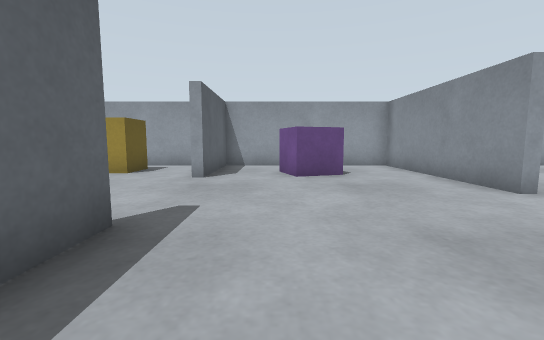
View 1 (above)

18 first-person views from a walk through a robot-simulator world made for Gazebo. The camera is 0.46 m above the floor, tilts 6° down and sees 90° across. The floor is counted in squares, 0.5 m on a side. Each view is taken from the middle of a square. On the plan, view 1 faces up. The plan holds only what a view shows up to about 11 squares ahead; the rest is blank. The place goes on beyond the plan.

View 2
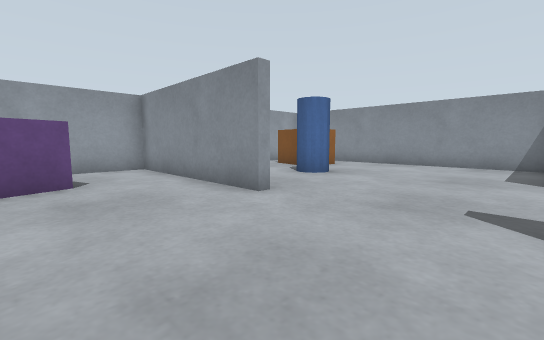

View 3
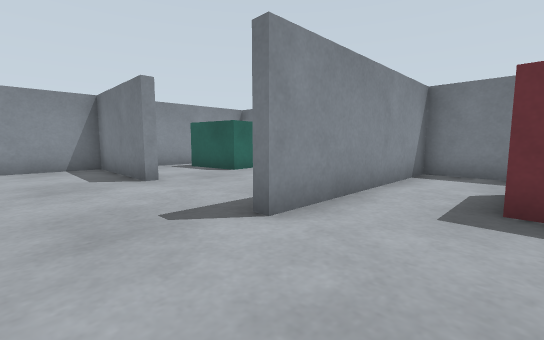

View 4
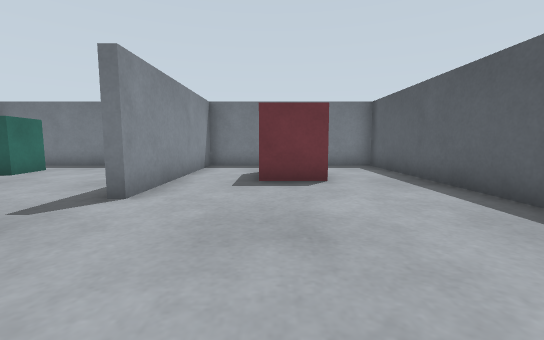

View 5
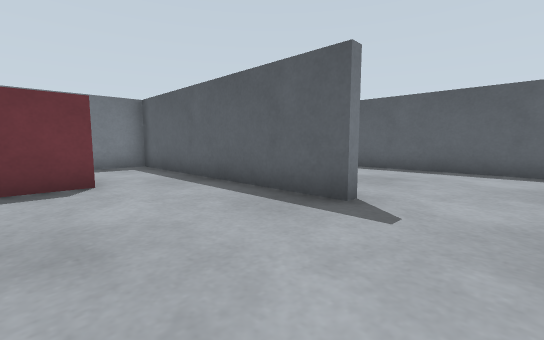

View 6
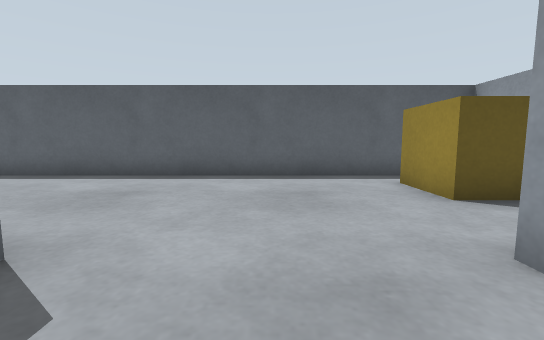

View 7
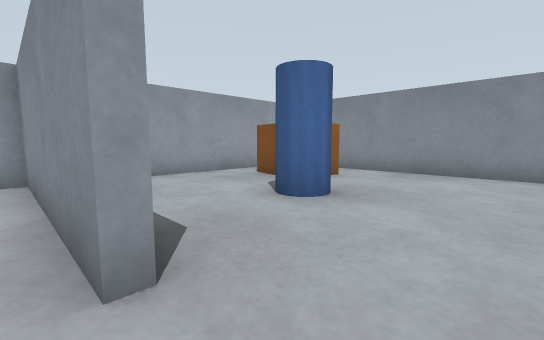

View 8
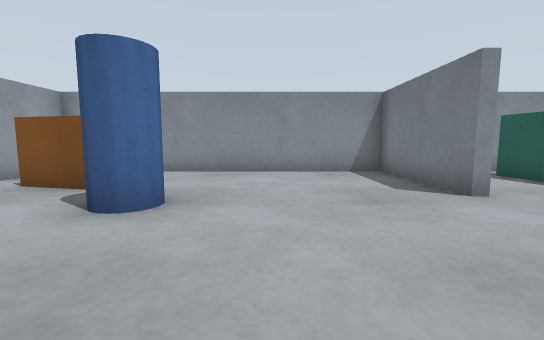

View 9
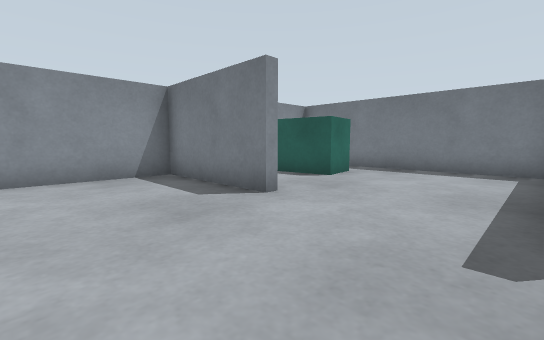

View 10
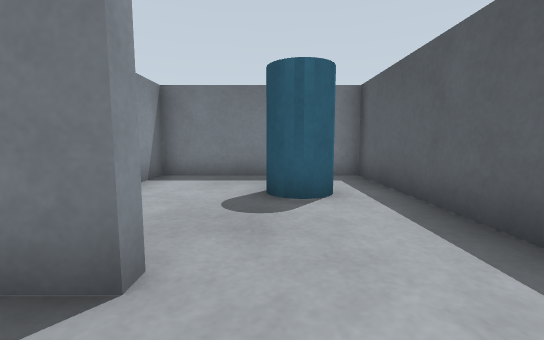

View 11
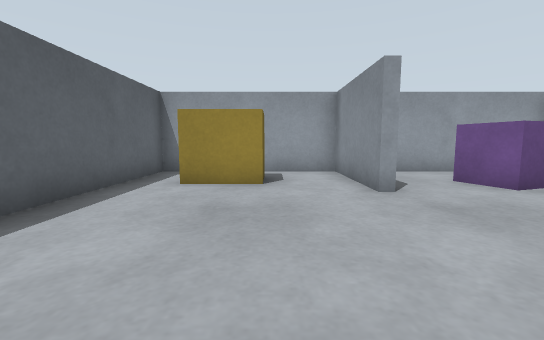

View 12
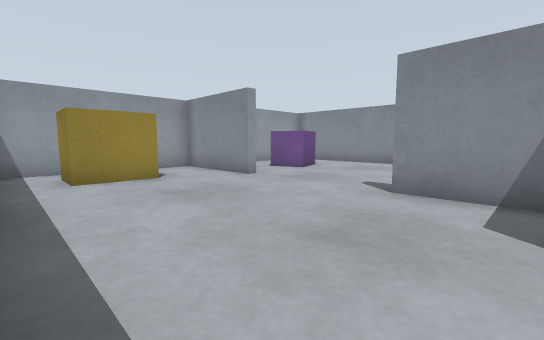

View 13
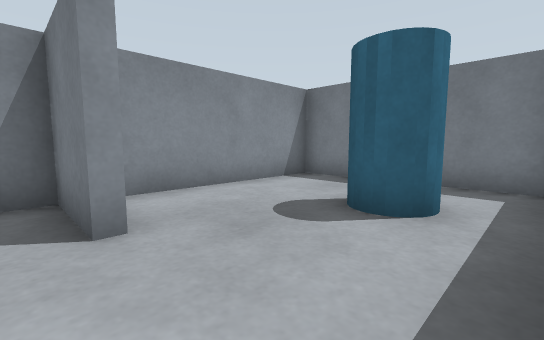

View 14
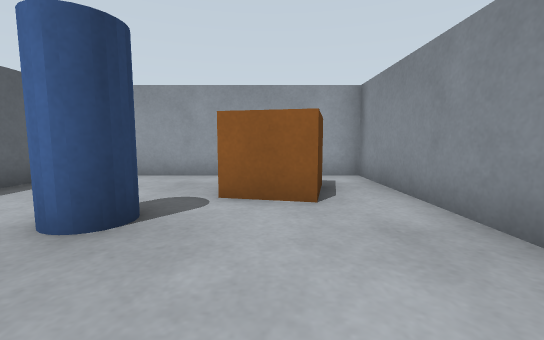

View 15
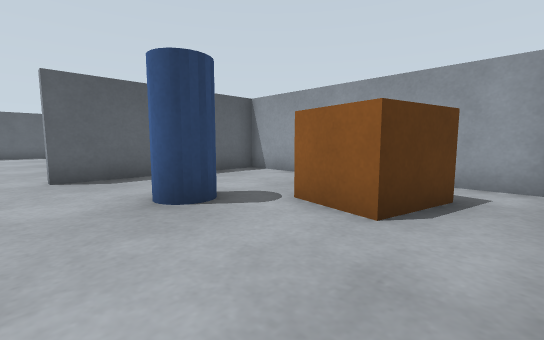

View 16
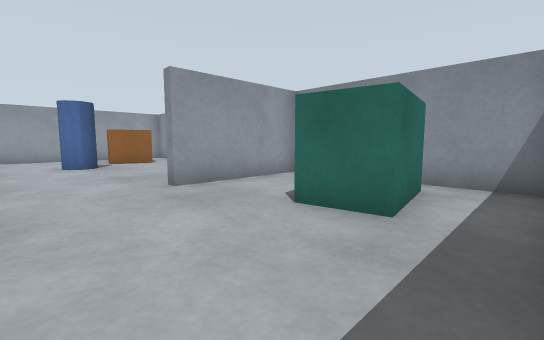

View 17
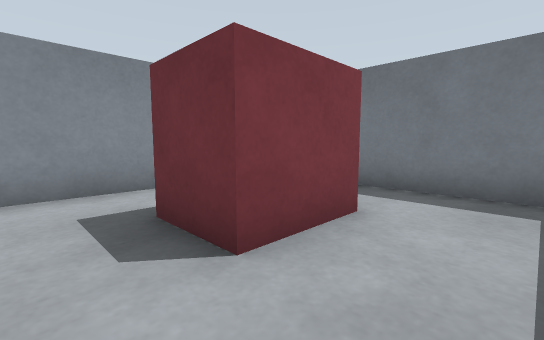

View 18
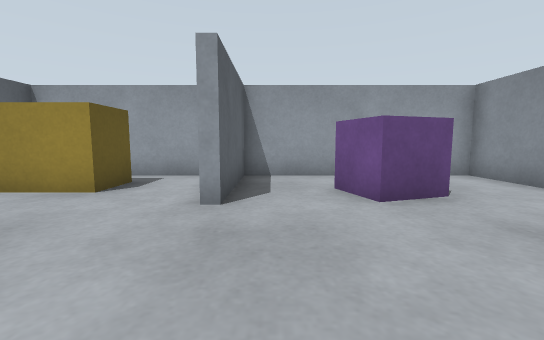

### Floor plan
Ten units are one square. View 1 is at (0, 0); x grows to the right and y downward. Boxes are objects, and circles mark ways between rooms. Rooms are numbered by the first view taken in them; rooms with no view inside come last. Other rooms are left out.
<svg viewBox="-79 -108 208 167">
<path fill="none" stroke="#000" d="M-18 -30 -18 54 44 54 44 -6 48 -6M-41 -4 -21 -4 -21 -30M85 -3 85 -6 124 -6 124 -103 47 -103 47 -47 44 -47 44 -103 -18 -103 -18 -69 -21 -69 -21 -103 -74 -103 -74 -6M124 -3 85 -3M49 54 124 54 124 11M-74 -6 -74 54 -21 54 -21 4"/>
<rect x="-65" y="-95" width="30" height="20" fill="#bbb"><title>bench</title></rect>
<rect x="-5" y="-85" width="30" height="20" fill="#bbb"><title>purple box</title></rect>
<rect x="5" y="15" width="20" height="20" fill="#bbb"><title>red box</title></rect>
<rect x="75" y="-65" width="10" height="10" fill="#bbb"><title>pillar</title></rect>
<rect x="85" y="-95" width="30" height="30" fill="#bbb"><title>crate</title></rect>
<rect x="85" y="15" width="30" height="30" fill="#bbb"><title>bench</title></rect>
<rect x="-65" y="25" width="20" height="10" fill="#bbb"><title>pillar</title></rect>
<circle cx="70" cy="0" r="3" fill="#2a7"/>
<circle cx="-60" cy="0" r="3" fill="#2a7"/>
<text x="20" y="-40">1</text>
<text x="90" y="30">2</text>
<text x="-50" y="30">3</text>
</svg>
Room 1 opens to room 2. Room 1 opens to room 3.

Where each view was taken, in squares from view 1:
view 1: 0 up, 0 right, facing up
view 2: 1 up, 1 right, facing up-right
view 3: 3 up, 2 right, facing down-right
view 4: 5 up, 2 right, facing down
view 5: 5 up, 2 right, facing down-left
view 6: 5 up, 0 right, facing left
view 7: 3 up, 4 right, facing up-right
view 8: 4 up, 4 right, facing right
view 9: 4 up, 5 right, facing down-right
view 10: 2 up, 5 left, facing down
view 11: 2 up, 4 left, facing up
view 12: 1 up, 7 left, facing up-right
view 13: 1 up, 7 left, facing down-right
view 14: 3 up, 10 right, facing up
view 15: 4 up, 12 right, facing up-left
view 16: 5 down, 6 right, facing up-right
view 17: 0 up, 1 left, facing down-right
view 18: 3 up, 1 left, facing up
